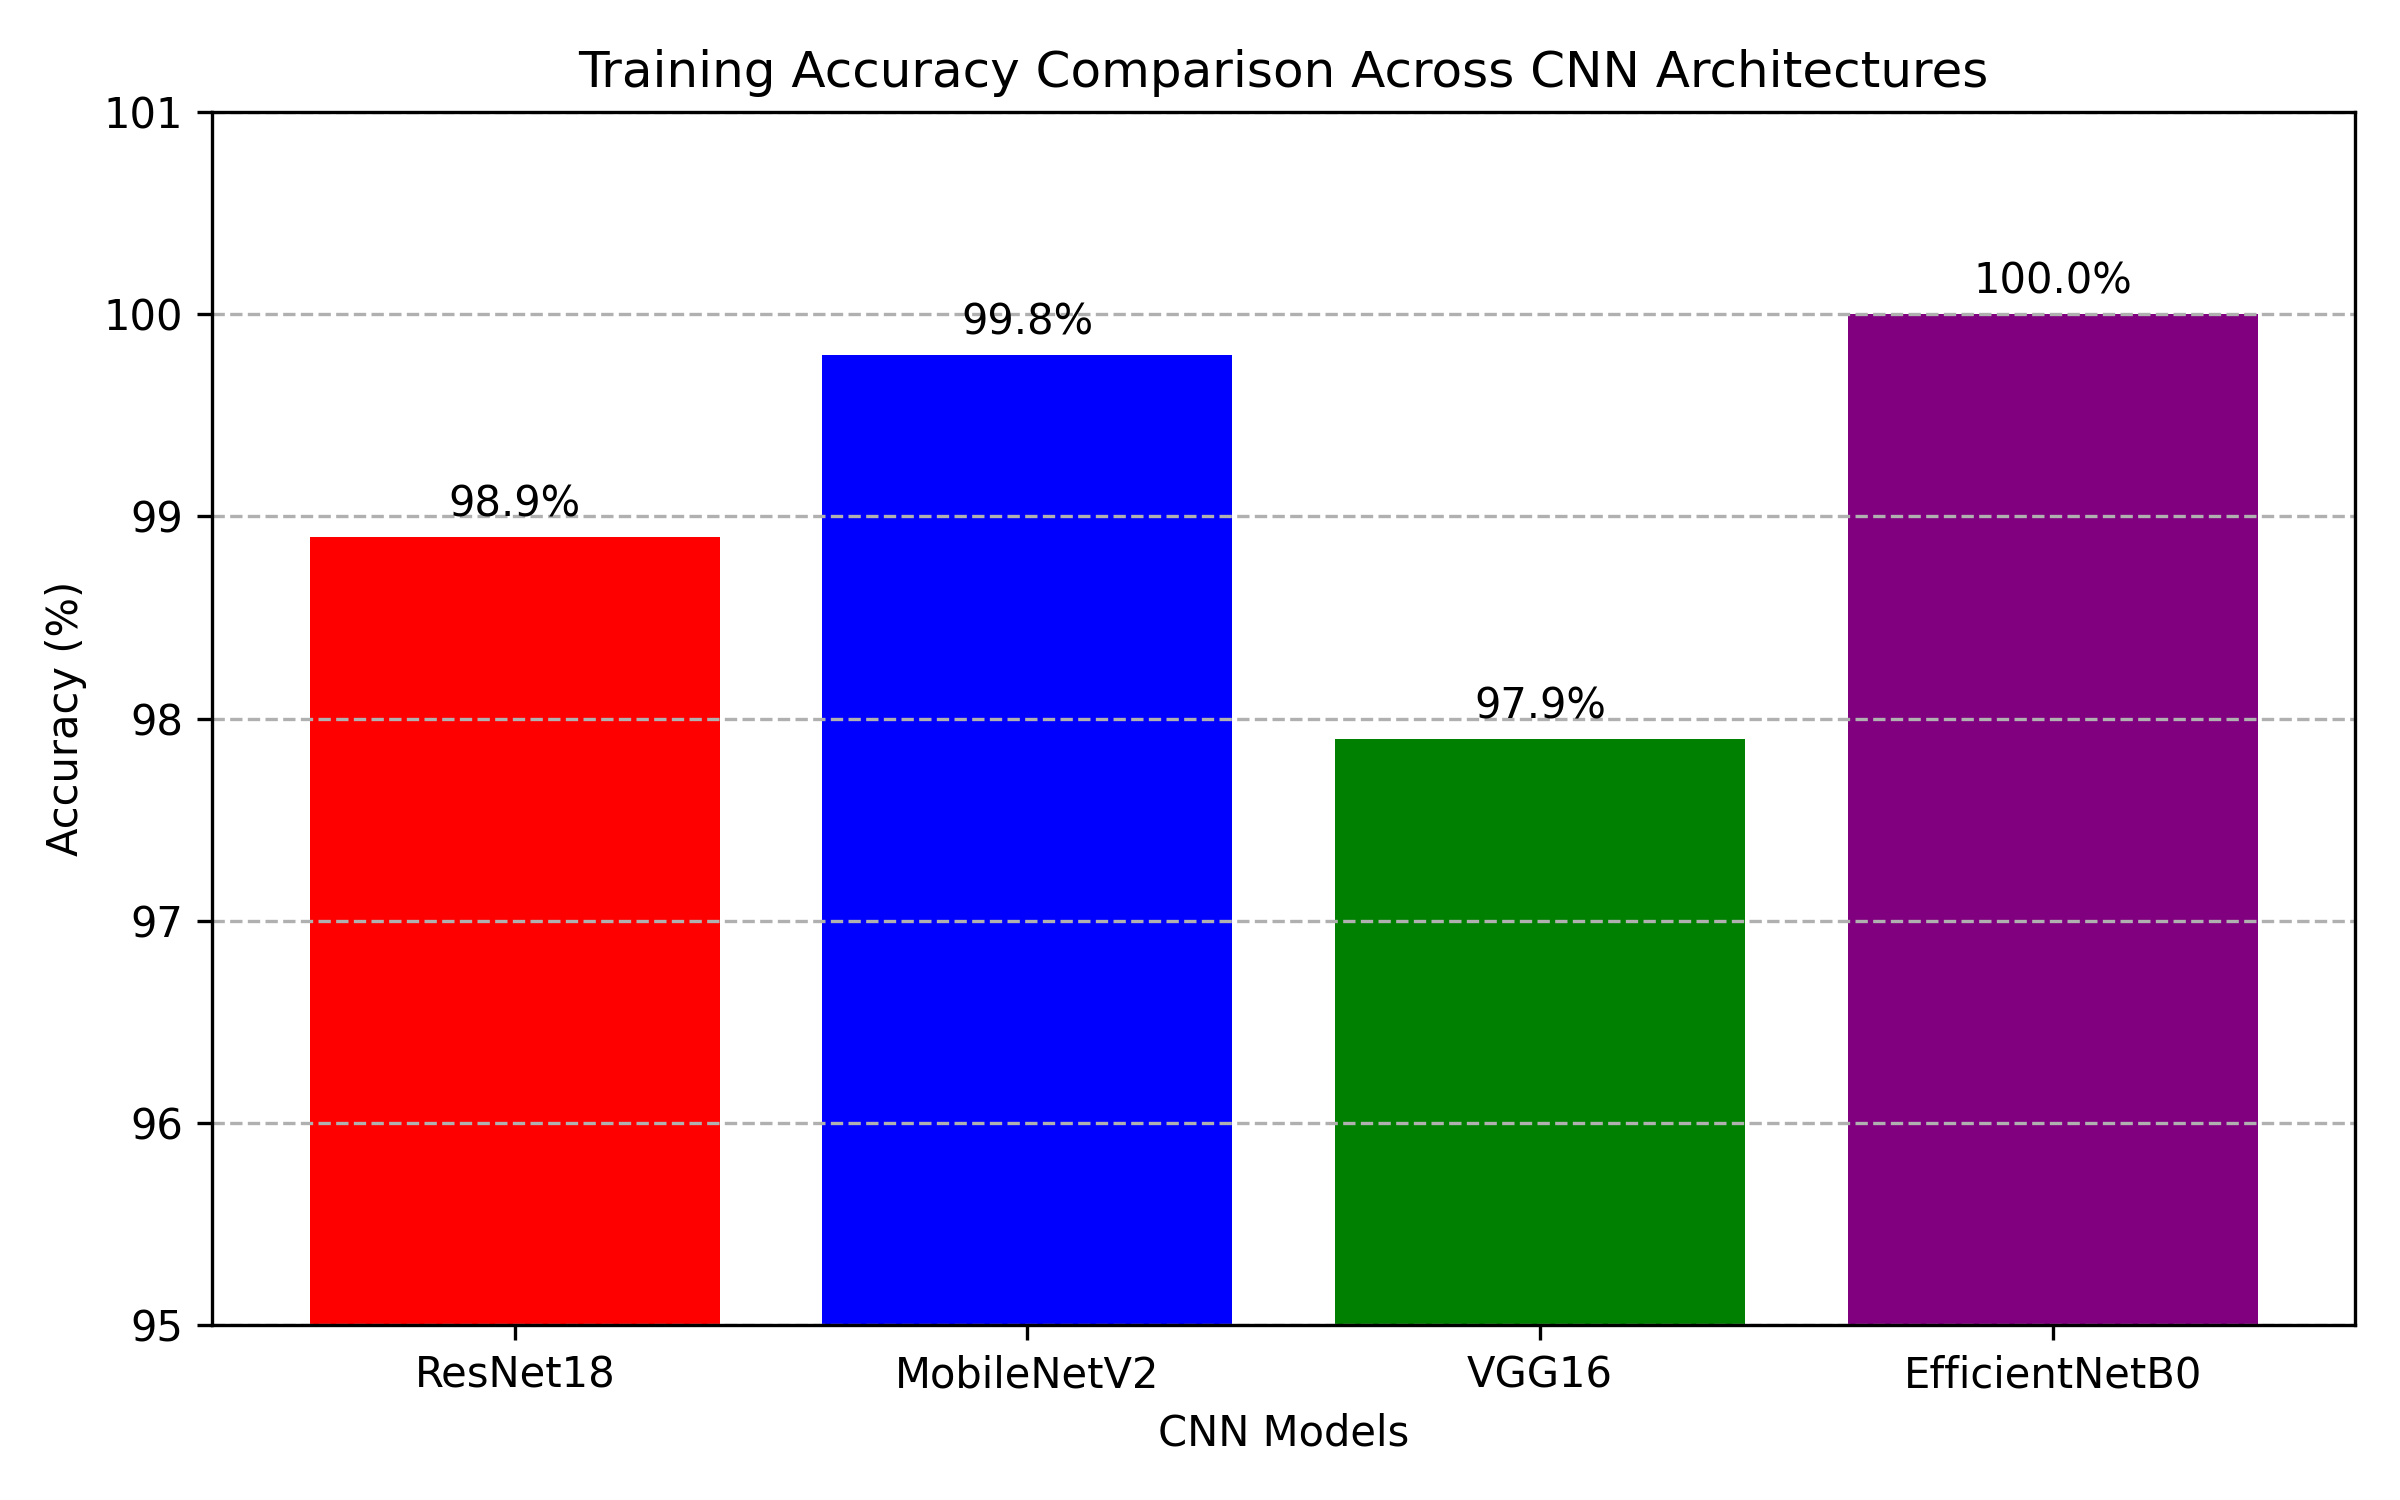

Recreate this plot in Python.
import matplotlib.pyplot as plt

models = ["ResNet18","MobileNetV2","VGG16","EfficientNetB0"]
accuracy = [98.9,99.8,97.9,100.0]

colors = ["red","blue","green","purple"]

plt.figure(figsize=(8,5))
bars = plt.bar(models, accuracy, color=colors)

plt.ylabel("Accuracy (%)")
plt.xlabel("CNN Models")
plt.title("Training Accuracy Comparison Across CNN Architectures")

for bar in bars:
    plt.text(
        bar.get_x()+bar.get_width()/2,
        bar.get_height()+0.1,
        f"{bar.get_height():.1f}%",
        ha='center'
    )

plt.ylim(95,101)
plt.grid(axis='y', linestyle='--')
plt.tight_layout()

plt.savefig("results/training_accuracy_comparison.png", dpi=300)
plt.show()
